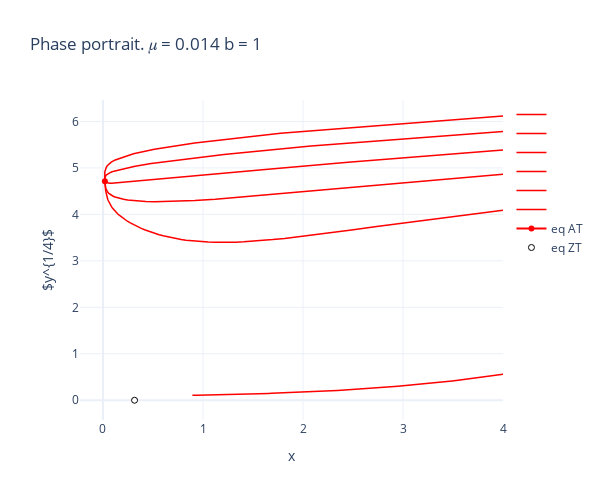

The notebook cell this image was saved under:
### Code cell
b_const = 1

y_starts = np.concatenate([
    np.linspace(0.1, 1400, 6),
    [3.4**4]
])
starts = list(product([4], y_starts))

eqs, fig = compute_phase_portrait(b_const, paths_starts=starts)
united_eqs = sorted(union_same_solutions(eqs))
# print(united_eqs)
eq_at, eq_zt = united_eqs

fig.add_trace(go.Scatter(x=[eq_at[0]], y=[
              eq_at[1]**(1/4)], name='eq AT', line=dict(color='red')))
fig.add_trace(go.Scatter(x=[eq_zt[0]], y=[eq_zt[1]**(1/4)], name='eq ZT',
                         marker=dict(color='white',
                                     line=dict(color='black', width=1))))
fig.show()
